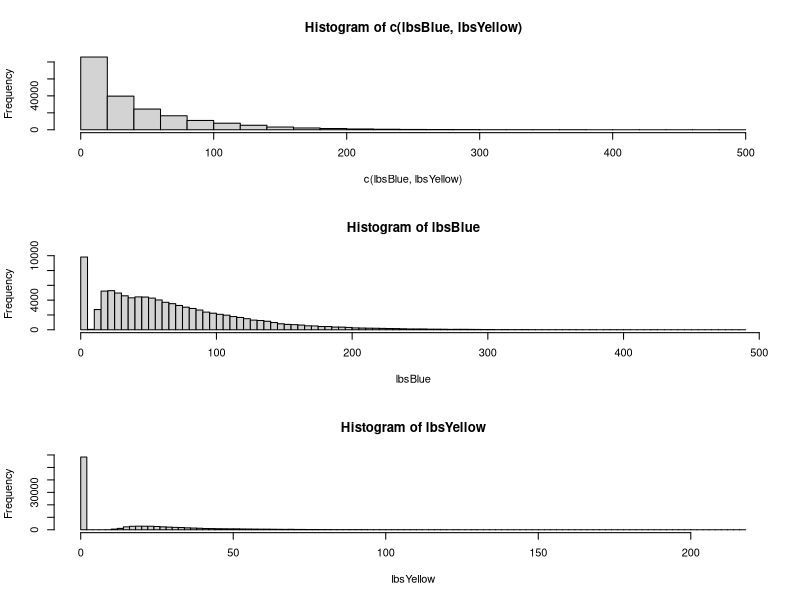
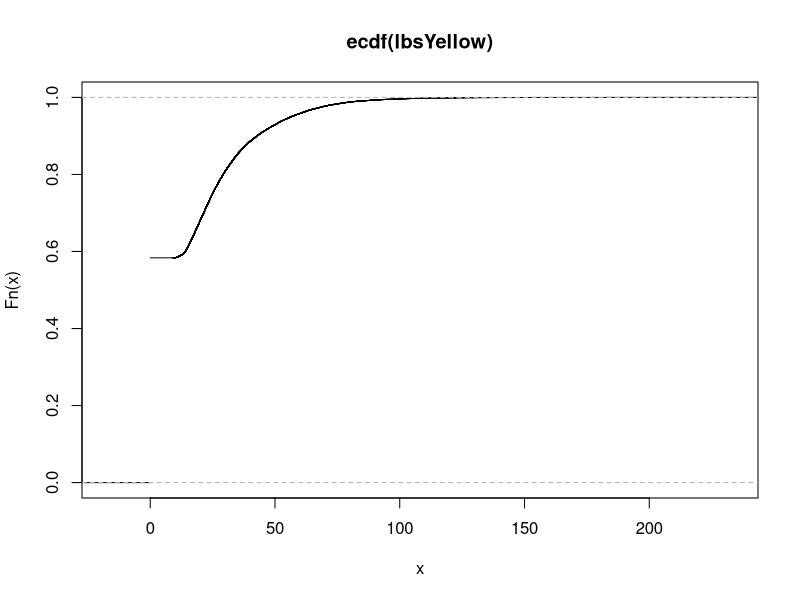

Reproduce these figures in R, in order.
#Akebono vs. Koehl
n_sample <-100000

weather <- sample(x=c(7,4,2), size =n_sample, prob=c(.1,.6,.3), replace = T)

nFish<-sapply(weather, rpois, n=1)

pctYellow<- sample(x=c(0,.25,.35),size=n_sample, prob=c(.25,.50,.25), replace=T)
nYellow<-round(nFish*pctYellow)
nBlue<- nFish-nYellow

legalYellow<- unlist(lapply(sapply(nYellow, rnorm, mean=30, sd=18),function(l){sum(l[l>20])}))
legalBlue<- unlist(lapply(sapply(nBlue, rnorm, mean=35, sd=18),function(l){sum(l[l>20])}))

lbsYellow <- legalYellow * rbeta(n_sample, shape1=70, shape2=30)
lbsBlue <- legalBlue * rbeta(n_sample, shape1=70, shape2=30)

lbsYellow[which(weather==2)] <-lbsYellow[which(weather==2)]*0.75
lbsYellow[which(weather==7)] <-lbsYellow[which(weather==7)]*1.10
lbsBlue[which(weather==2)] <-lbsBlue[which(weather==2)]*0.75
lbsBlue[which(weather==7)] <-lbsBlue[which(weather==7)]*1.10

par(mfrow=c(3,1))
hist(c(lbsBlue,lbsYellow))
hist(lbsBlue,breaks=100)
hist(lbsYellow,breaks=100)

summary(lbsBlue)
summary(lbsYellow)
yellowCDF <- ecdf(lbsYellow)
par(mfrow=c(1,1))
plot(yellowCDF)